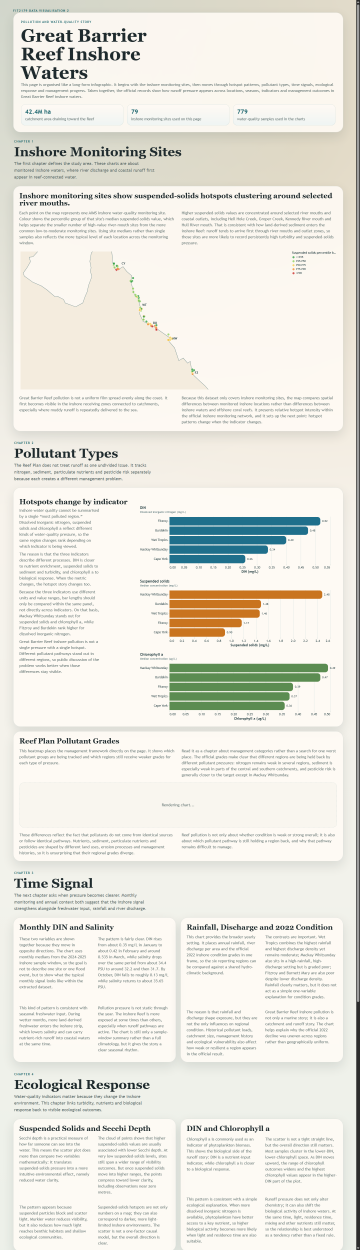
#> input picture site-full.png, 1440 x 5000 px, found by its file name (shown at 1/4 size)
$ python fill_dv2_template.py
#> lines starting #> are read from the running program, lines starting #| are printed output that depends on the picture
from pathlib import Path

from docx import Document
from docx.shared import Inches, Pt
from PIL import Image, ImageDraw, ImageFont, ImageStat


WORKDIR = Path(r"C:\Users\Chels\Documents\New project")
TEMPLATE = Path(r"D:\Downloads\DV2 - Assignment Template v3.0.docx")
OUTPUT = WORKDIR / "DV2 - Assignment Template v3.0 - filled.docx"
ASSET_DIR = WORKDIR / "submission_assets"

SKETCH_PLACEHOLDER = WORKDIR / "sketch-placeholder.png"
SKETCH_IMAGE = Path(
    r"C:\Users\Chels\Documents\WeChat Files\wxid_qh0jootfa7jk22\FileStorage\Temp\66094347a3d78a9012432a1ecd3eca6.jpg"
)
SKETCH_COPY = ASSET_DIR / "great-barrier-reef-sketch.jpg"
SKETCH_PDF = ASSET_DIR / "great-barrier-reef-sketch.pdf"
SKETCH_GITHUB_URL = (
    "https://raw.githubusercontent.com/Viatin11116/New-project/main/"
    "submission_assets/great-barrier-reef-sketch.pdf"
)
SITE_CAPTURE = WORKDIR / "site-full-edge-long.png"
SITE_FULL = WORKDIR / "site-full.png"
SITE_CROPPED = WORKDIR / "site-full-cropped.png"
SITE_FULL_FIT = WORKDIR / "site-full-single.png"


def get_font(size: int):
    candidates = [
        Path(r"C:\Windows\Fonts\arial.ttf"),
        Path(r"C:\Windows\Fonts\segoeui.ttf"),
    ]
    for path in candidates:
        if path.exists():
            return ImageFont.truetype(str(path), size)
    return ImageFont.load_default()


def make_sketch_placeholder():
    image = Image.new("RGB", (1400, 900), "white")
#> image: PIL image 1400x900 RGB; every value is 255
    draw = ImageDraw.Draw(image)
    draw.rounded_rectangle((30, 30, 1370, 870), radius=24, outline="#2E6F73", width=4)

    title_font = get_font(48)
    body_font = get_font(28)

    title = "Sketch Screenshot Placeholder"
    body = (
        "Sketch PDF found in Downloads:\n"
        "A_wireframe_digital_sketch_displays_wireframes_for.pdf\n\n"
        "This template is filled, but the PDF preview could not be rendered\n"
        "automatically in headless mode.\n\n"
        "If needed, replace this placeholder with an exported screenshot\n"
        "from your sketch PDF before final submission."
    )

    draw.text((80, 110), title, fill="#12343B", font=title_font)
    draw.multiline_text((80, 230), body, fill="#3C4F52", font=body_font, spacing=16)
    image.save(SKETCH_PLACEHOLDER)
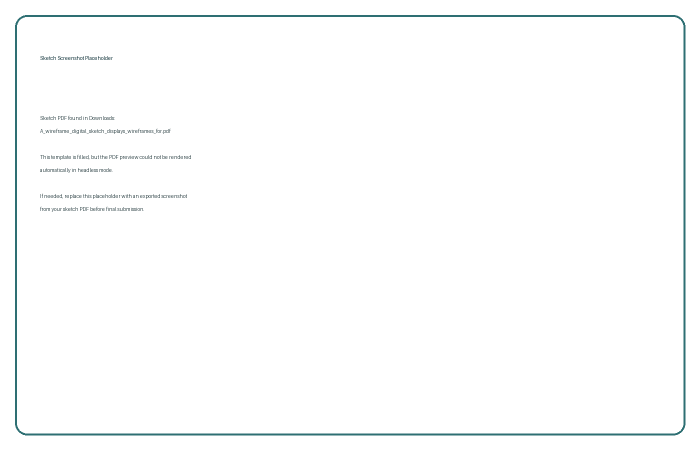
#> saved as sketch-placeholder.png: PIL image 1400x900 RGB (shown at 1/2 size); mean R, G, B 251.6, 252.6, 252.6


def prepare_sketch_assets():
    ASSET_DIR.mkdir(exist_ok=True)

    if SKETCH_IMAGE.exists():
        sketch = Image.open(SKETCH_IMAGE).convert("RGB")
        sketch.save(SKETCH_COPY, format="JPEG", quality=95)
        sketch.save(SKETCH_PDF, "PDF", resolution=200.0)
        return SKETCH_IMAGE

    make_sketch_placeholder()
    placeholder = Image.open(SKETCH_PLACEHOLDER).convert("RGB")
    placeholder.save(SKETCH_COPY, format="JPEG", quality=95)
    placeholder.save(SKETCH_PDF, "PDF", resolution=200.0)
    return SKETCH_PLACEHOLDER


def make_site_full_fit():
    source_path = SITE_CAPTURE if SITE_CAPTURE.exists() else SITE_FULL
    source = Image.open(source_path).convert("RGB")
#> source is the input picture: PIL image 1440x5000 RGB; mean R, G, B 233.4, 231.8, 223.8
    gray = source.convert("L")
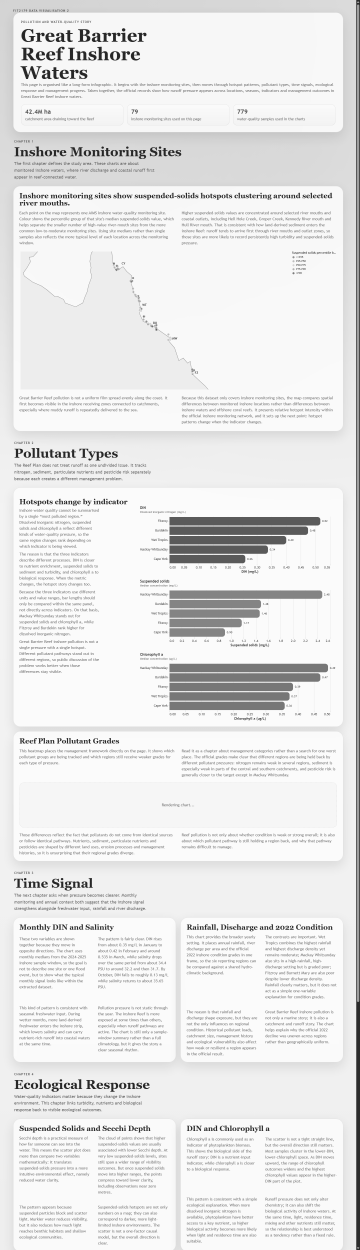
#> gray: PIL image 1440x5000 L (shown at 1/4 size); min 38, max 251, mean 231.5
    width, height = gray.size
#> width = 1440; height = 5000
    last_content_row = height - 1
#> last_content_row = 4999

    for y in range(height - 1, -1, -1):
        row = gray.crop((120, y, width - 120, y + 1))
        stat = ImageStat.Stat(row)
        if stat.stddev[0] > 2:
            last_content_row = y
            break

    cropped_height = min(height, last_content_row + 40)
#> cropped_height = 5000
    source = source.crop((0, 0, width, cropped_height))
    source.save(SITE_CROPPED)

    canvas_w, canvas_h = 1400, 2000
    margin = 36

    available_w = canvas_w - margin * 2
    available_h = canvas_h - margin * 2
    scale = min(available_w / source.width, available_h / source.height)
#> scale = 0.386

    new_w = max(1, int(source.width * scale))
#> new_w = 555
    new_h = max(1, int(source.height * scale))
#> new_h = 1928
    resized = source.resize((new_w, new_h))

    canvas = Image.new("RGB", (canvas_w, canvas_h), "white")
#> canvas: PIL image 1400x2000 RGB; every value is 255
    x = (canvas_w - new_w) // 2
#> x = 422
    y = (canvas_h - new_h) // 2
#> y = 36
    canvas.paste(resized, (x, y))
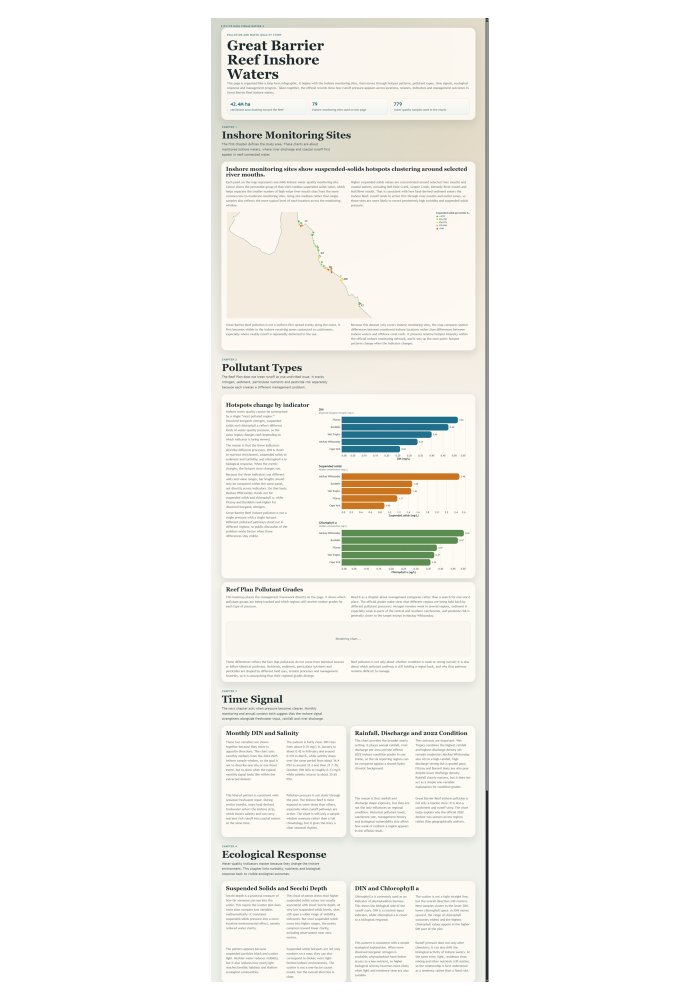
#> canvas: PIL image 1400x2000 RGB (shown at 1/2 size); mean R, G, B 246.7, 246.1, 243.1
    canvas.save(SITE_FULL_FIT)


def insert_image(paragraph, image_path: Path, width_inches: float):
    run = paragraph.add_run()
    run.add_picture(str(image_path), width=Inches(width_inches))


def main():
    sketch_to_use = prepare_sketch_assets()
    make_site_full_fit()

    doc = Document(str(TEMPLATE))

    # Header table.
    table = doc.tables[0]
    table.rows[0].cells[1].text = "Jiaxu Dong"
    table.rows[1].cells[1].text = "35823194"
    table.rows[2].cells[1].text = "17"

    # Part A
    doc.paragraphs[6].text = "https://viatin11116.github.io/New-project/"

    # Part B
    doc.paragraphs[14].text = (
        "This project is in environmental monitoring and coastal water-quality "
        "management. It examines pollution pressure in Great Barrier Reef inshore "
        "waters, especially sediment, nutrients and pesticide-related runoff that "
        "reaches reef-connected coastal water."
    )
    doc.paragraphs[19].text = (
        "I chose the topic because Reef pollution is often discussed in broad terms, "
        "but general readers rarely see how it varies by place, pollutant and time. "
        "The target audience is a public audience rather than technical specialists, "
        "so the page is written as an explanatory story instead of a technical dashboard. "
        "Readers should be able to identify where hotspots occur, which pollutants matter, "
        "when runoff signals strengthen, what ecological responses appear and whether "
        "management targets are being met."
    )
    doc.paragraphs[24].text = (
        "The visualisation uses only official data. The main sources are the AIMS "
        "inshore water-quality monitoring database, AIMS Marine Monitoring Program "
        "hard coral cover records, and Reef Plan report card and target reporting for "
        "2021-2022. I selected these sources because they connect short-term "
        "water-quality observations, longer-term ecological response and formal "
        "management assessment. I cleaned and reorganised the data into analysis-ready "
        "tables for Vega-Lite by filtering to relevant inshore records, calculating site "
        "or regional medians, grouping map values into percentile classes and converting "
        "reported current-versus-target reductions into target-completion percentages."
    )
    doc.paragraphs[29].text = (
        "I used different idioms for different tasks. A map answers the first question of "
        "where suspended-solids hotspots appear. Small-multiple bar charts compare regional "
        "rankings across DIN, suspended solids and chlorophyll a, showing that hotspots "
        "change by indicator. A heatmap summarises Reef Plan pollutant grades by region and "
        "category. Line charts show monthly and longer-term temporal patterns, while "
        "scatterplots show relationships between water-quality measures and ecological "
        "response variables. Progress bars communicate management completion rates quickly "
        "for non-specialist readers. The page is structured as a chapter-based story so "
        "readers move from monitoring scope to pollutant pattern, time signal, ecological "
        "consequence and management progress. Each chart is a separate Vega-Lite JSON "
        "specification loaded through a custom JavaScript embedding script, which made the "
        "project modular and easy to revise."
    )

    # Part C
    doc.paragraphs[30].style = "Heading 3"
    doc.paragraphs[30].text = "AI use declaration"
    doc.paragraphs[31].text = (
        "Generative AI tools were used to support code iteration, layout revision, and "
        "wording refinement. All topic selection, source checking, data-use decisions, "
        "chart interpretation, and final submitted content were decided by the student."
    )

    doc.paragraphs[36].text = SKETCH_GITHUB_URL
    insert_image(doc.paragraphs[41], sketch_to_use, 6.0)

    # Part D
    insert_image(doc.paragraphs[45], SITE_FULL_FIT, 6.3)

    # Light formatting cleanup for filled answers.
    for idx in [6, 14, 19, 24, 29, 31, 36]:
        for run in doc.paragraphs[idx].runs:
            run.font.size = Pt(10.5)

    doc.save(str(OUTPUT))
    print(OUTPUT)


if __name__ == "__main__":
    main()
#> (the call stopped at in main, `doc = Document(str(TEMPLATE))`: docx is not available in this run)

$ run again, with heatmap-layout-check-tall.png copied over site-full.png
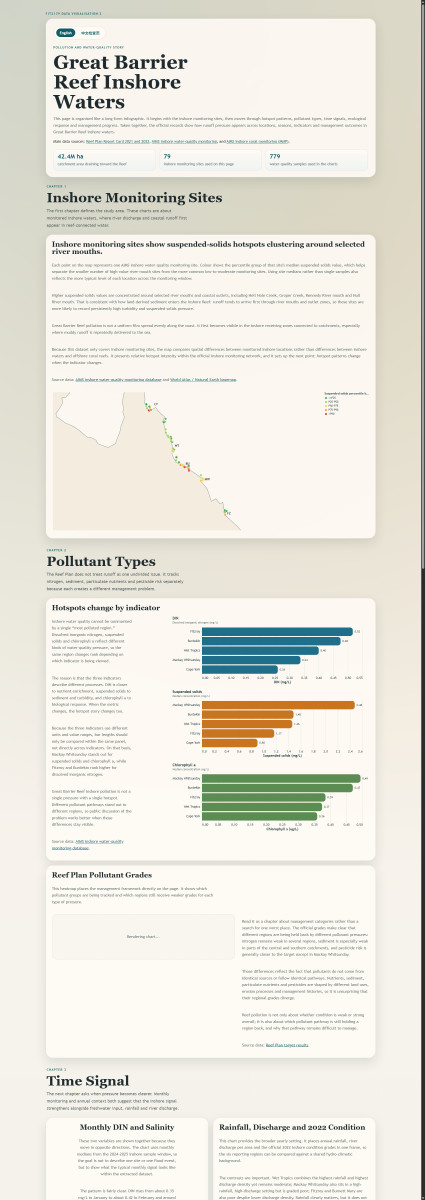
#> input picture heatmap-layout-check-tall.png, 1700 x 4800 px, found by its file name (shown at 1/4 size)
#> image: PIL image 1400x900 RGB; every value is 255
#> in make_site_full_fit, source is the input picture: PIL image 1700x4800 RGB; mean R, G, B 233.6, 231.2, 222.2
#> in make_site_full_fit, `gray = source.convert("L")`:
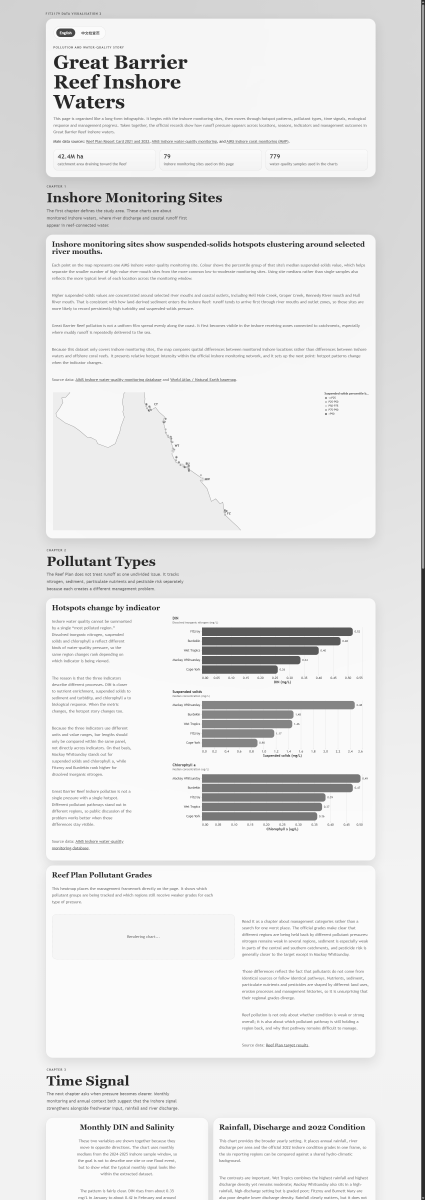
#> gray: PIL image 1700x4800 L (shown at 1/4 size); min 39, max 251, mean 231
#> in make_site_full_fit, `canvas.paste(resized, (x, y))`:
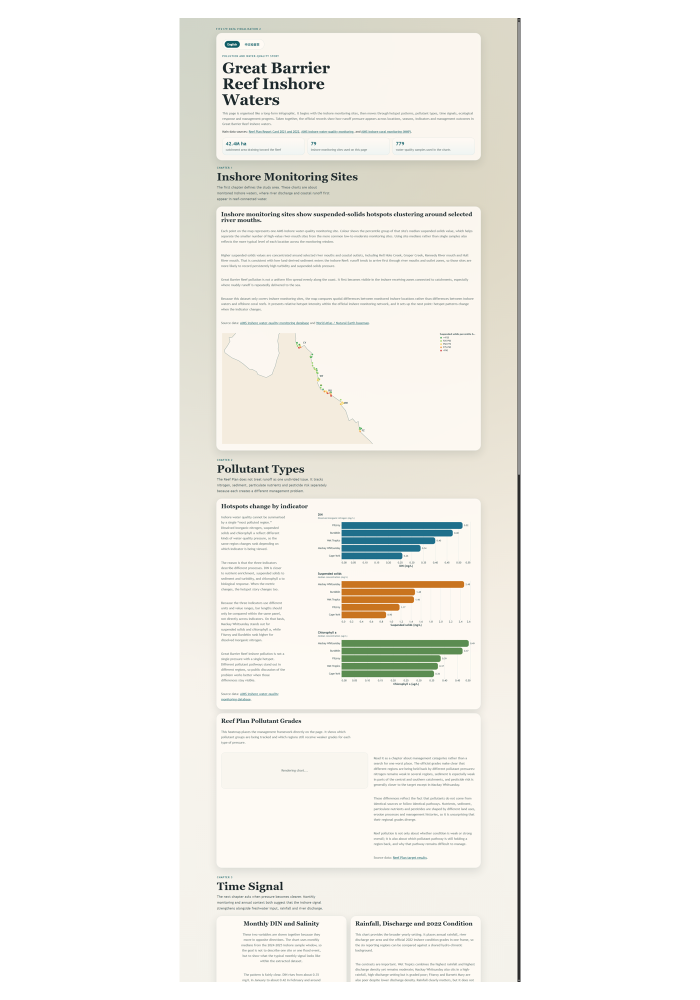
#> canvas: PIL image 1400x2000 RGB (shown at 1/2 size); mean R, G, B 244.9, 243.8, 239.6

$ run again, with heatmap-layout-check.png copied over site-full.png
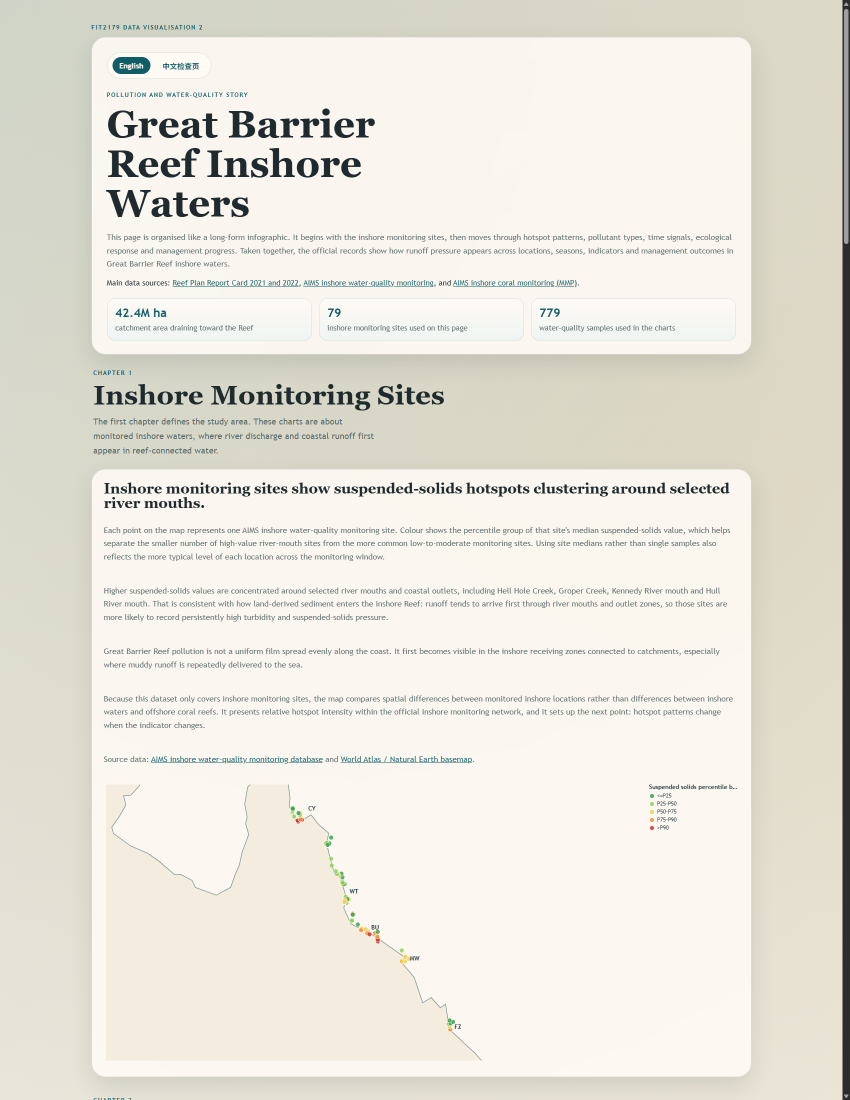
#> input picture heatmap-layout-check.png, 1700 x 2200 px, found by its file name (shown at 1/2 size)
#> image: PIL image 1400x900 RGB; every value is 255
#> in make_site_full_fit, source is the input picture: PIL image 1700x2200 RGB; mean R, G, B 232.2, 229.2, 219.4
#> in make_site_full_fit, `canvas.paste(resized, (x, y))`:
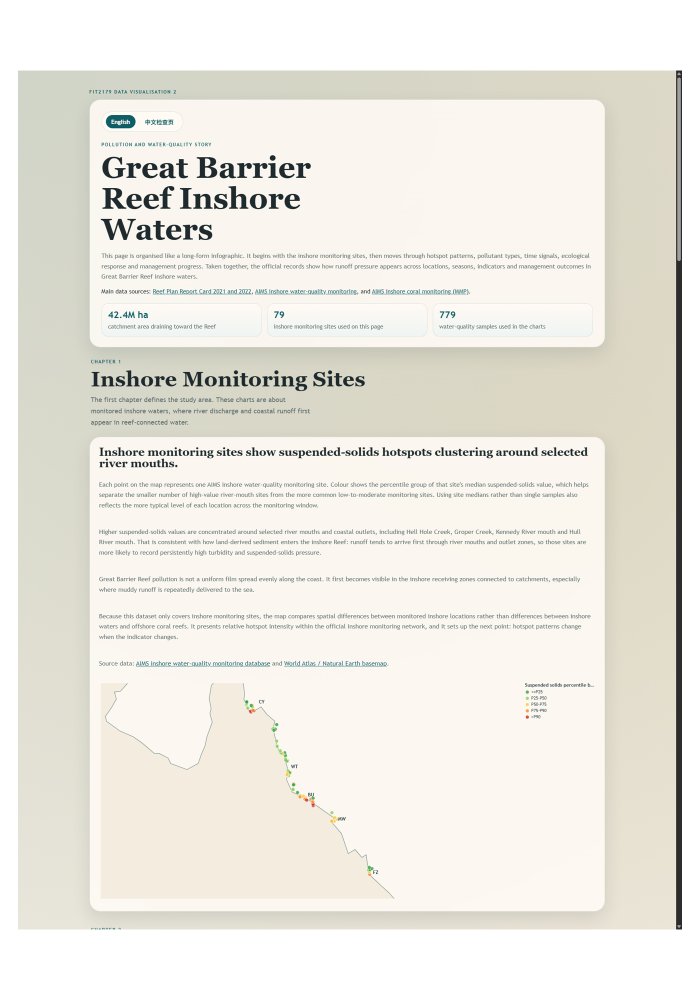
#> canvas: PIL image 1400x2000 RGB (shown at 1/2 size); mean R, G, B 236.4, 234, 226

$ run again, with heatmap-layout-crop.png copied over site-full.png
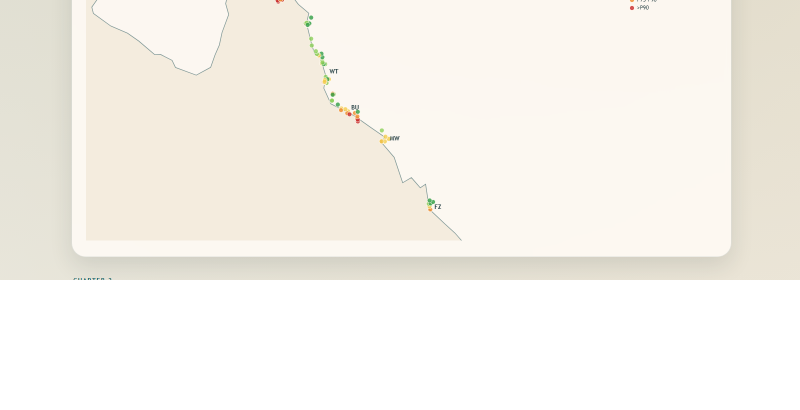
#> input picture heatmap-layout-crop.png, 1600 x 820 px, found by its file name (shown at 1/2 size)
#> image: PIL image 1400x900 RGB; every value is 255
#> in make_site_full_fit, `resized = source.resize((new_w, new_h))`:
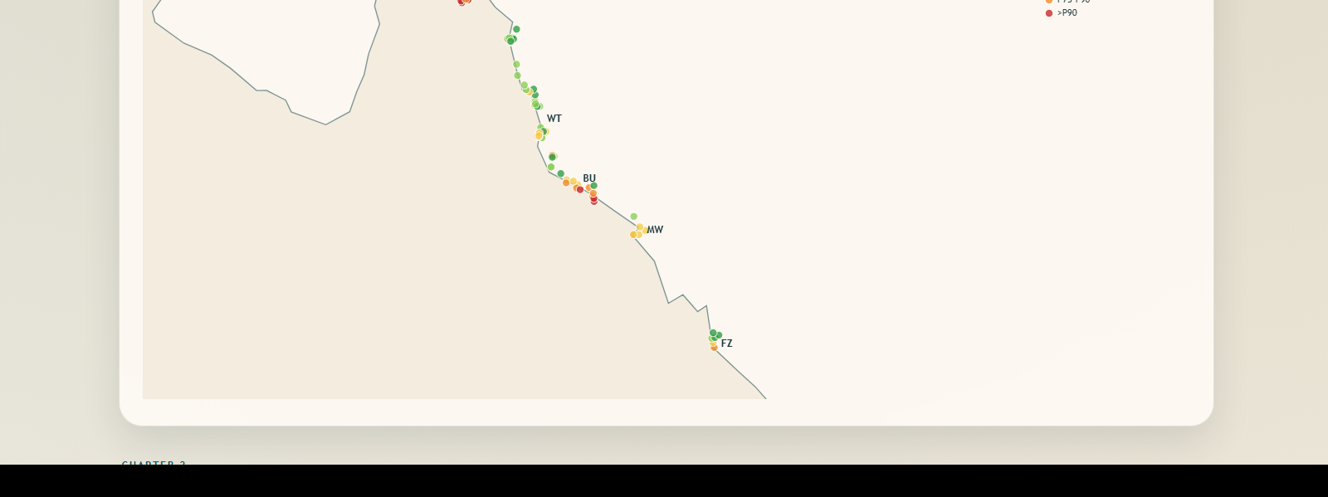
#> resized: PIL image 1328x497 RGB; mean R, G, B 227.2, 222.4, 212.6
#> in make_site_full_fit, `canvas.paste(resized, (x, y))`:
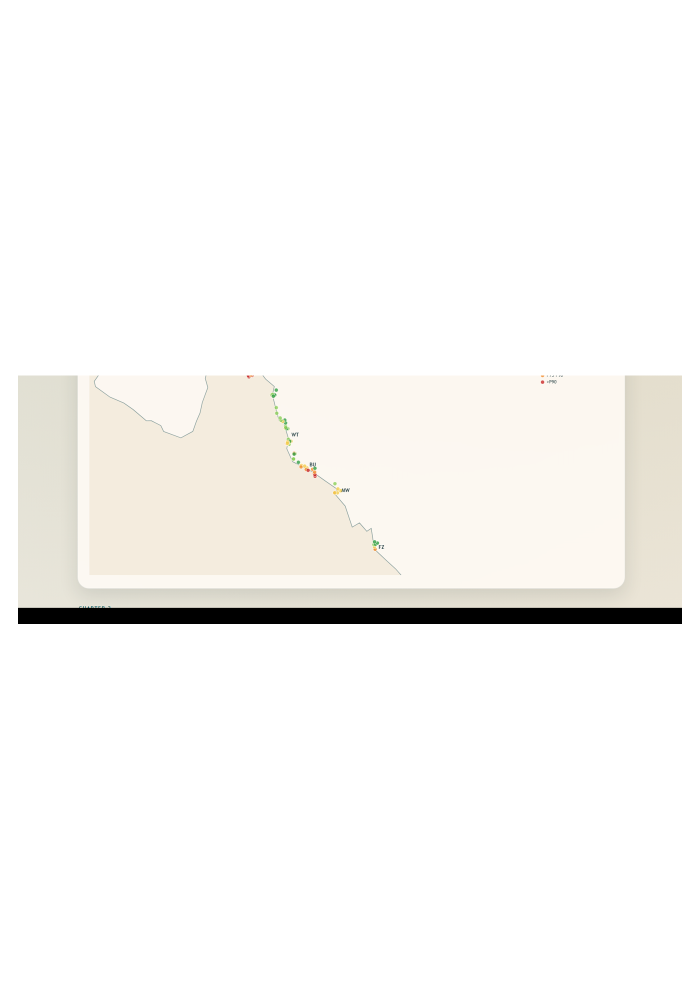
#> canvas: PIL image 1400x2000 RGB (shown at 1/2 size); mean R, G, B 248.5, 247.3, 245
